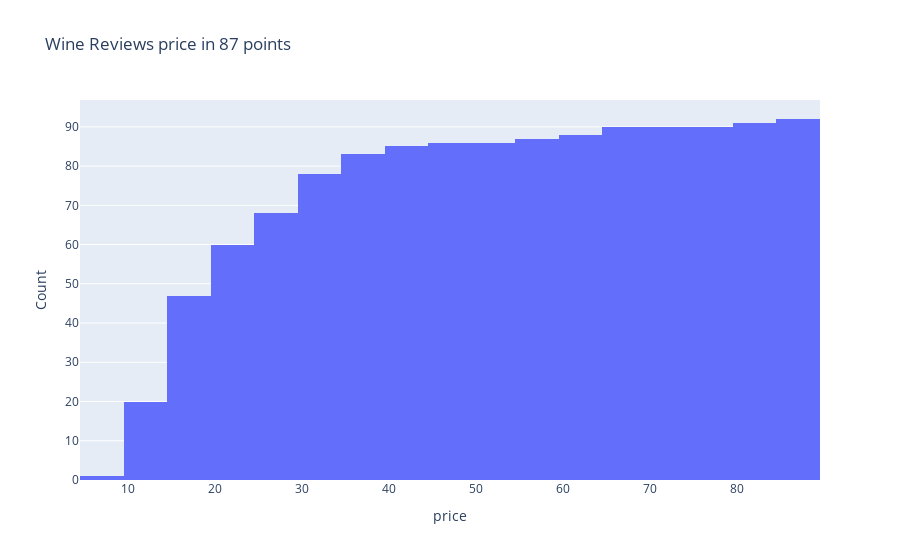

The notebook cell saved with this chart:
### Code cell
#plotly cumulative histograms plot

df87 = winemag130_data[winemag130_data.points == 87].iloc[:100,:]

import plotly.graph_objs as go



trace2 = go.Histogram(
    x=df87.price,
    cumulative=dict(enabled=True))

data = [trace2]
layout = go.Layout(barmode='overlay',
                   title=' Wine Reviews price in 87 points',
                   xaxis=dict(title='price'),
                   yaxis=dict( title='Count'),
)
fig = go.Figure(data=data, layout=layout)
iplot(fig)

### Figure 1 — Plotly figure (JSON) as saved in the notebook; plotly's stock layout.template omitted (floating-point values rounded to 4 significant figures)
{"data": [{"cumulative": {"enabled": true}, "type": "histogram", "x": [null, 15, 14, 13, 65, 15, 16, 24, 12, 27, 19, 30, 34, null, 12, 24, 30, 13, 28, 32, 23, 20, 19, 22, 35, 69, 13, 10, 17, 20, 20, 18, 16, 14, 30, 18, 26, 30, 23, 85, 15, 19, 18, 18, 25, 44, 80, 11, 26, 30, 20, 35, null, 35, 18, 35, 20, 15, 19, null, 28, 14, null, 56, null, 24, 7, 30, 18, 20, 18, 18, 40, null, 28, 12, 11, 12, null, 15, 45, 18, 60, 12, 12, 13, 13, 15, 18, 13, 19, 18, 30, 35, 12, 18, 25, 30, 17, 20]}], "layout": {"barmode": "overlay", "title": {"text": " Wine Reviews price in 87 points"}, "xaxis": {"title": {"text": "price"}}, "yaxis": {"title": {"text": "Count"}}}}
